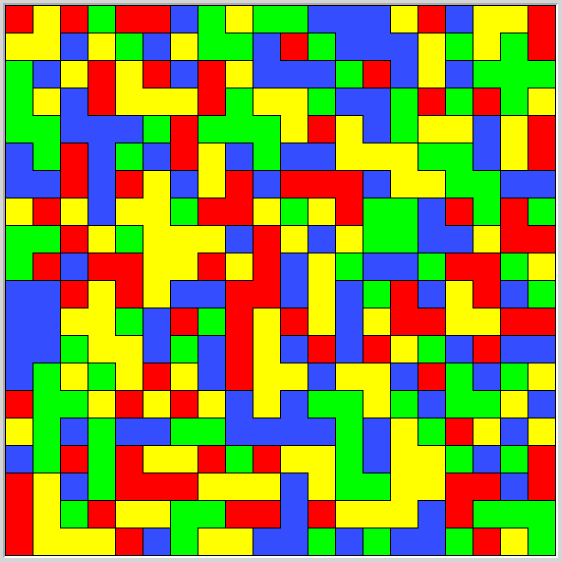
#> input picture src/puzzle_solver/puzzles/flood_it/parse_map/input_output/flood.html#20x20c4m0%23690338575695152.png, 1123 x 1124 px (shown at 1/2 size)
$ python parse_map.py
#> lines starting #> are read from the running program, lines starting #| are printed output that depends on the picture; after the words box and inside, x2 and y2 are one past the last pixel; in counts of white or black regions, pixels touching at a corner belong together
"""
    This file is a simple helper that parses the images from https://www.chiark.greenend.org.uk and converts them to a json file.
    Look at the ./input_output/ directory for examples of input images and output json files.
    The output json is used in the test_solve.py file to test the solver.
"""
# import json
from pathlib import Path
import numpy as np
cv = None
Image = None


def extract_lines(bw):
    # Create the images that will use to extract the horizontal and vertical lines
    horizontal = np.copy(bw)
    vertical = np.copy(bw)

    cols = horizontal.shape[1]
    horizontal_size = cols // 20
    # Create structure element for extracting horizontal lines through morphology operations
    horizontalStructure = cv.getStructuringElement(cv.MORPH_RECT, (horizontal_size, 1))
    horizontal = cv.erode(horizontal, horizontalStructure)
    horizontal = cv.dilate(horizontal, horizontalStructure)
    horizontal_means = np.mean(horizontal, axis=1)
    horizontal_cutoff = np.percentile(horizontal_means, 50)
    # location where the horizontal lines are
    horizontal_idx = np.where(horizontal_means > horizontal_cutoff)[0]
    # print(f"horizontal_idx: {horizontal_idx}")
    # height = len(horizontal_idx)
    # show_wait_destroy("horizontal", horizontal)  # this has the horizontal lines

    rows = vertical.shape[0]
    verticalsize = rows // 20
    # Create structure element for extracting vertical lines through morphology operations
    verticalStructure = cv.getStructuringElement(cv.MORPH_RECT, (1, verticalsize))
    vertical = cv.erode(vertical, verticalStructure)
    vertical = cv.dilate(vertical, verticalStructure)
    vertical_means = np.mean(vertical, axis=0)
    vertical_cutoff = np.percentile(vertical_means, 50)
    vertical_idx = np.where(vertical_means > vertical_cutoff)[0]
    # [5 lines of commented-out code are left out]

    vertical = cv.bitwise_not(vertical)
    # show_wait_destroy("vertical_bit", vertical)

    return horizontal_idx, vertical_idx

# [5 lines left out: function show_wait_destroy, not called in this run]


def mean_consecutives(arr: np.ndarray) -> np.ndarray:
    """if a sequence of values is consecutive, then average the values"""
    sums = []
    counts = []
    for i in range(len(arr)):
        if i == 0:
            sums.append(arr[i])
            counts.append(1)
        elif arr[i] == arr[i-1] + 1:
            sums[-1] += arr[i]
            counts[-1] += 1
        else:
            sums.append(arr[i])
            counts.append(1)
    return np.array(sums) // np.array(counts)

def main(image):
    global Image
    global cv
    import matplotlib.pyplot as plt
    from PIL import Image as Image_module
    import cv2 as cv_module
    Image = Image_module
    cv = cv_module


    image_path = Path(image)
    output_path = image_path.parent / (image_path.stem + '.json')
    src = cv.imread(image, cv.IMREAD_COLOR)
#> src is the input picture: shape (1124, 1123, 3); mean B, G, R 68.2, 145.4, 136.8
    assert src is not None, f'Error opening image: {image}'
    if len(src.shape) != 2:
        gray = cv.cvtColor(src, cv.COLOR_BGR2GRAY)
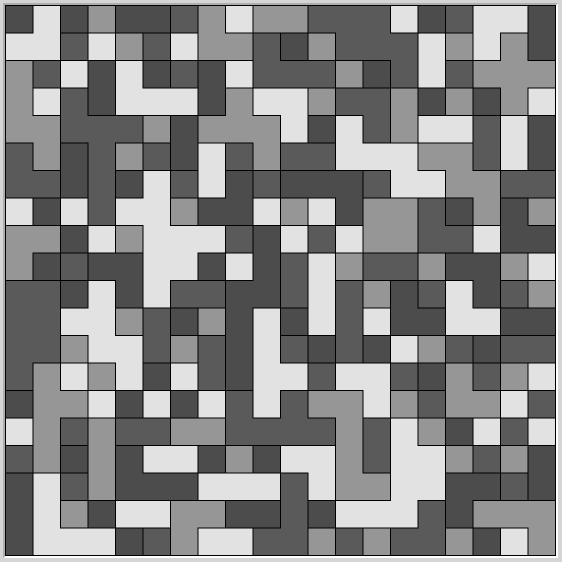
#> gray: shape (1124, 1123) (shown at 1/2 size); min 0, max 255, mean 134.2
    else:
        gray = src
    # now the image is in grayscale

    # Apply adaptiveThreshold at the bitwise_not of gray, notice the ~ symbol
    gray = cv.bitwise_not(gray)
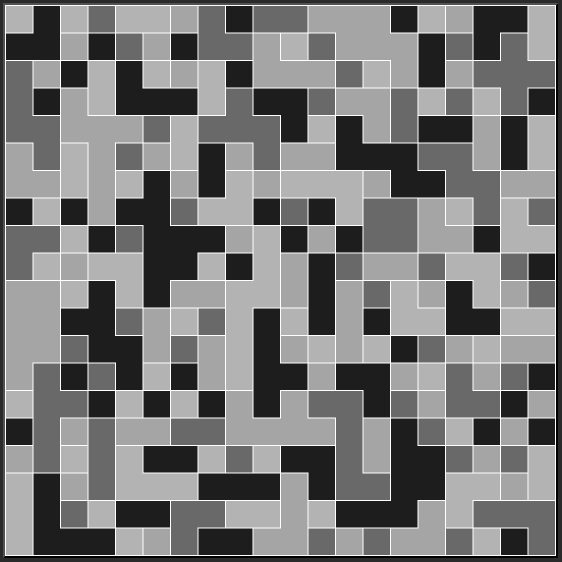
#> gray: shape (1124, 1123) (shown at 1/2 size); min 0, max 255, mean 120.8
    bw = cv.adaptiveThreshold(gray.copy(), 255, cv.ADAPTIVE_THRESH_MEAN_C, \
                                cv.THRESH_BINARY, 15, -2)
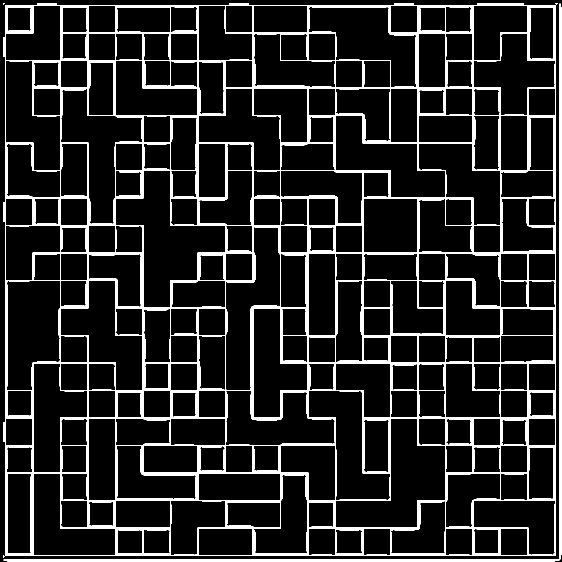
#> bw: shape (1124, 1123) (shown at 1/2 size); 12.2% white; 5 white regions (3 under 20 px), largest, box (x1, y1, x2, y2) and area: (6, 6, 1112, 1112) 144827, (7, 7, 1123, 1123) 8868
    # show_wait_destroy("binary", bw)

    # show_wait_destroy("src", src)
    horizontal_idx, vertical_idx = extract_lines(bw)
#> in extract_lines, `horizontal = cv.erode(horizontal, horizontalStructure)`:
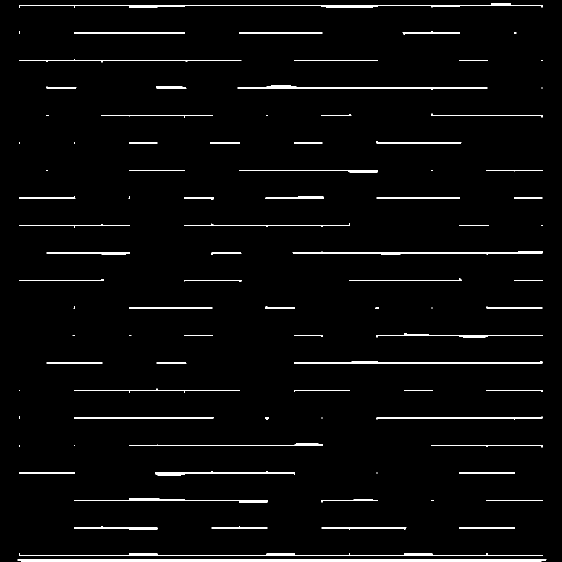
#> horizontal: shape (1124, 1123) (shown at 1/2 size); 2.7% white; 89 white regions (24 under 20 px), largest, box (x1, y1, x2, y2) and area: (35, 1119, 1093, 1123) 4209, (38, 6, 1085, 16) 2912, (38, 1106, 1085, 1112) 2713
#> in extract_lines, `horizontal = cv.dilate(horizontal, horizontalStructure)`:
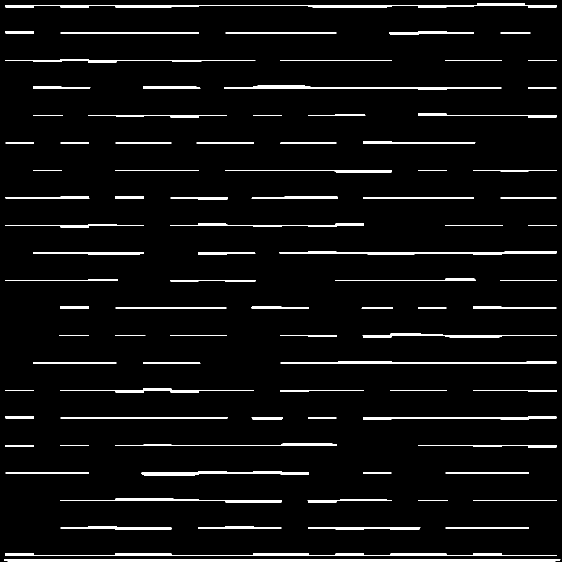
#> horizontal: shape (1124, 1123) (shown at 1/2 size); 4.5% white; 89 white regions, largest, box (x1, y1, x2, y2) and area: (8, 1119, 1121, 1123) 4429, (11, 6, 1113, 16) 4287, (11, 1106, 1113, 1112) 4088
#> in extract_lines, `horizontal_means = np.mean(horizontal, axis=1)`: horizontal_means = 1124 values, max 252.7 at index 1119, min 0 at index 0, mean 11.6
#> in extract_lines, `horizontal_cutoff = np.percentile(horizontal_means, 50)`: horizontal_cutoff = 0
#> in extract_lines, `horizontal_idx = np.where(horizontal_means > horizontal_cutoff)[0]`: horizontal_idx = 163 values from 6 to 1122
#> in extract_lines, `vertical = cv.dilate(vertical, verticalStructure)`:
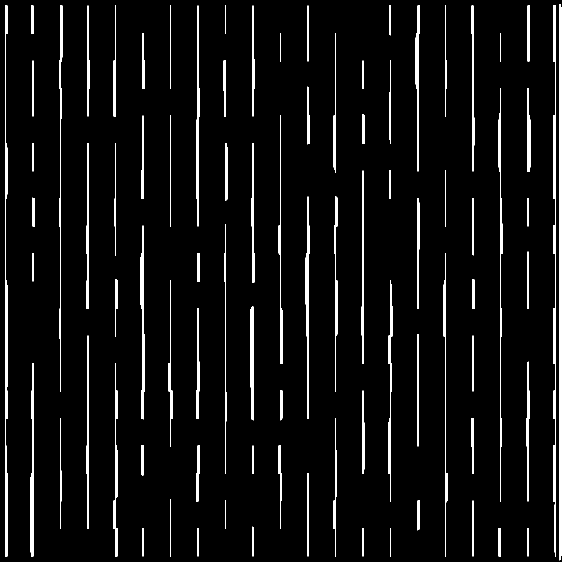
#> vertical: shape (1124, 1123) (shown at 1/2 size); 5.1% white; 85 white regions, largest, box (x1, y1, x2, y2) and area: (1106, 11, 1112, 1113) 4695, (1119, 8, 1123, 1121) 4429, (10, 11, 16, 1113) 4208
#> in extract_lines, `vertical_means = np.mean(vertical, axis=0)`: vertical_means = 1123 values, max 252.5 at index 1119, min 0 at index 0, mean 13.01
#> in extract_lines, `vertical_cutoff = np.percentile(vertical_means, 50)`: vertical_cutoff = 0
#> in extract_lines, `vertical_idx = np.where(vertical_means > vertical_cutoff)[0]`: vertical_idx = 174 values from 10 to 1122
#> in extract_lines, `vertical = cv.bitwise_not(vertical)`:
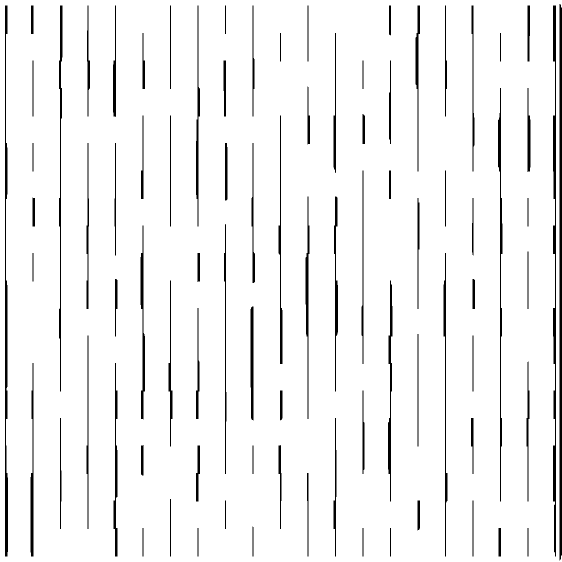
#> vertical: shape (1124, 1123) (shown at 1/2 size); 94.9% white; 85 black regions, largest, box (x1, y1, x2, y2) and area: (1106, 11, 1112, 1113) 4695, (1119, 8, 1123, 1121) 4429, (10, 11, 16, 1113) 4208
#> horizontal_idx = 163 values from 6 to 1122; vertical_idx = 174 values from 10 to 1122
    horizontal_idx = mean_consecutives(horizontal_idx)
#> after the loop in mean_consecutives, `for i in range(len(arr)):`: counts = [10, 7, 7, 9, 8, 6, 5, 8, 8, 8, 7, 5, 8, 6, 8, 7, 9, 9, 10, 8, 6, 4]; sums = [105, 455, 847, 1575, 1844, 1707, 1710, 3164, 3604, 4044, 3920, 3070, 5364, 4347, 6244, 5845, 8010, 8514, 10005, 8444, 6651, 4482]
#> horizontal_idx = 22 values from 10 to 1120
    vertical_idx = mean_consecutives(vertical_idx)
#> vertical_idx = 22 values from 12 to 1120
    median_vertical_dist = np.median(np.diff(vertical_idx))
#> median_vertical_dist = 55
    median_horizontal_dist = np.median(np.diff(horizontal_idx))
#> median_horizontal_dist = 55
    print(f"median_vertical_dist: {median_vertical_dist}, median_horizontal_dist: {median_horizontal_dist}")
#| median_vertical_dist: 55.0, median_horizontal_dist: 55.0
    height = len(horizontal_idx)
#> height = 22
    width = len(vertical_idx)
#> width = 22
    print(f"height: {height}, width: {width}")
#| height: 22, width: 22
    print(f"horizontal_idx: {horizontal_idx}")
#| horizontal_idx: [  10   65  121  175  230  284  342  395  450  505  560  614  670  724
#|   780  835  890  946 1000 1055 1108 1120]
    print(f"vertical_idx: {vertical_idx}")
#| vertical_idx: [  12   65  121  176  230  285  340  395  450  505  560  615  671  726
#|   780  835  890  945 1000 1056 1108 1120]
    output_rgb = {}
    j_idx = 0
    for j in range(height - 1):
        i_idx = 0
        for i in range(width - 1):
            hidx1, hidx2 = horizontal_idx[j], horizontal_idx[j+1]
            vidx1, vidx2 = vertical_idx[i], vertical_idx[i+1]
            hidx1 = max(0, hidx1 - 2)
            hidx2 = min(src.shape[0], hidx2 + 4)
            vidx1 = max(0, vidx1 - 2)
            vidx2 = min(src.shape[1], vidx2 + 4)
            if (hidx2 - hidx1) < median_horizontal_dist * 0.5 or (vidx2 - vidx1) < median_vertical_dist * 0.5:
                continue
            cell = src[hidx1:hidx2, vidx1:vidx2]
            mid_x = cell.shape[1] // 2
            mid_y = cell.shape[0] // 2
            print(f"mid_x: {mid_x}, mid_y: {mid_y}")
            cell_50_percent = cell[int(mid_y*0.5):int(mid_y*1.5), int(mid_x*0.5):int(mid_x*1.5)]
            # show_wait_destroy(f"cell_{i_idx}_{j_idx}", cell_50_percent)
            output_rgb[j_idx, i_idx] = cell_50_percent.mean(axis=(0, 1))
            print(f"output_rgb[{j_idx}, {i_idx}]: {output_rgb[j_idx, i_idx]}")
            i_idx += 1
        j_idx += 1
#> after the loop, j_idx = 21; output_rgb = 400 items

    colors_to_cluster = cluster_colors(output_rgb)
#> the loop in cluster_colors, `for pos, color in rgb.items():` made 400 passes
#> (pos, color) on passes 2 to 4: ((0, 1), (0, 255, 255)), ((0, 2), (0, 0, 255)), ((0, 3), (0, 255, 0))
#> after the loop in cluster_colors, `for pos, color in rgb.items():`: colors_to_cluster = 10 items
#> in cluster_colors, `pos_to_cluster = {pos: colors_to_cluster[tuple(color)] for pos, color ..`: pos_to_cluster = 400 items
#> colors_to_cluster = 400 items
    width = max(pos[1] for pos in output_rgb.keys()) + 1
#> width = 20
    height = max(pos[0] for pos in output_rgb.keys()) + 1
#> height = 20
    out = np.zeros((height, width), dtype=object)
    print(colors_to_cluster)
    for pos, cluster_id in colors_to_cluster.items():
        out[pos[0], pos[1]] = cluster_id
#> this loop made 400 passes
#> (pos, cluster_id) on passes 1 to 3: ((0, 0), 'Red'), ((0, 1), 'Yellow'), ((0, 2), 'Red')
    print('Shape of out:', out.shape)

    with open(output_path, 'w') as f:
        f.write('[\n')
        for i, row in enumerate(out):
            f.write('  ' + str(row.tolist()).replace("'", '"'))
            if i != len(out) - 1:
                f.write(',')
            f.write('\n')
#> this loop made 20 passes
        f.write(']')
    print('output json: ', output_path)

def euclidean_distance(a: tuple[int, int, int], b: tuple[int, int, int]) -> int:
    return ((a[0] - b[0]) ** 2 + (a[1] - b[1]) ** 2 + (a[2] - b[2]) ** 2) ** 0.5

KNOWN_COLORS = {
    (0, 0, 255): 'Red',
    (0, 255, 0): 'Green',
    (255, 77, 51): 'Blue',
    (0, 255, 255): 'Yellow',
    (255, 153, 255): 'Pink',
    (0, 128, 255): 'Orange',
    (255, 204, 102): 'Cyan',
    (179, 255, 179): 'Washed Green',
    (77, 77, 128): 'Brown',
    (179, 0, 128): 'Purple',
}

def cluster_colors(rgb: dict[tuple[int, int], tuple[int, int, int]]) -> dict[tuple[int, int, int], int]:
    MIN_DIST = 10  # if distance between two colors is less than this, then they are the same color
    colors_to_cluster = KNOWN_COLORS.copy()
    for pos, color in rgb.items():
        color = tuple(color)
        if color in colors_to_cluster:
            continue
        for existing_color, existing_cluster_id in colors_to_cluster.items():
            if euclidean_distance(color, existing_color) < MIN_DIST:
                colors_to_cluster[color] = existing_cluster_id
                break
        else:
            new_name = str(', '.join(str(int(c)) for c in color))
            print('WARNING: new color found:', new_name, 'at pos:', pos)
            colors_to_cluster[color] = new_name
    pos_to_cluster = {pos: colors_to_cluster[tuple(color)] for pos, color in rgb.items()}
    return pos_to_cluster


if __name__ == '__main__':
    # to run this script and visualize the output, in the root run:
    #  python .\src\puzzle_solver\puzzles\flood_it\parse_map\parse_map.py | python .\src\puzzle_solver\utils\visualizer.py --read_stdin
    # main(Path(__file__).parent / 'input_output' / 'flood.html#12x12c10m5%23637467359431429.png')
    # main(Path(__file__).parent / 'input_output' / 'flood.html#12x12c6m5%23132018455881870.png')
    # main(Path(__file__).parent / 'input_output' / 'flood.html#12x12c6m0%23668276603006993.png')
    # main(Path(__file__).parent / 'input_output' / 'flood.html#20x20c8m0%23991967486182787.png')flood.html#20x20c4m0%23690338575695152
    main(Path(__file__).parent / 'input_output' / 'flood.html#20x20c4m0%23690338575695152.png')

$ run again, with src/puzzle_solver/puzzles/flood_it/parse_map/input_output/flood.html#12x12c10m5%23637467359431429.png copied over src/puzzle_solver/puzzles/flood_it/parse_map/input_output/flood.html#20x20c4m0%23690338575695152.png
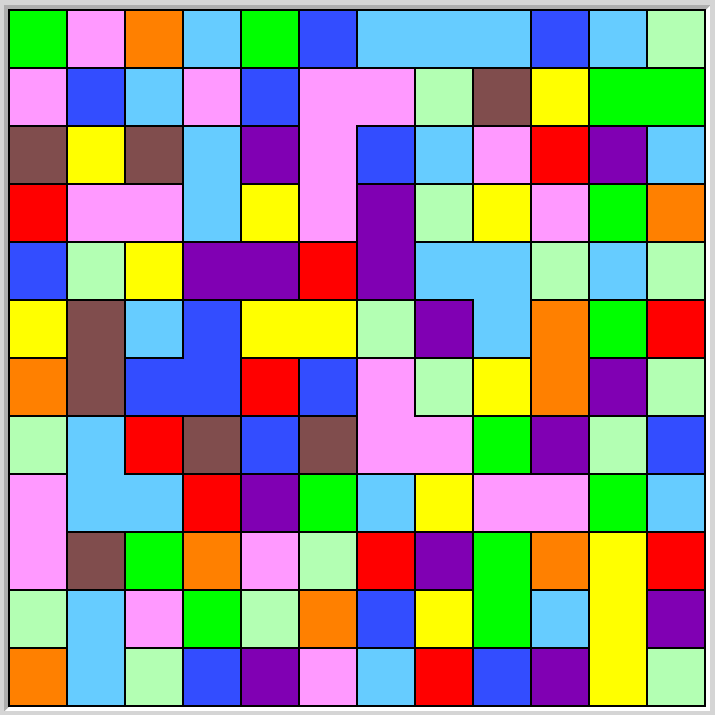
#> input picture src/puzzle_solver/puzzles/flood_it/parse_map/input_output/flood.html#12x12c10m5%23637467359431429.png, 715 x 715 px
#> in main, src is the input picture: shape (715, 715, 3); mean B, G, R 141.7, 145.9, 150
#> in main, `bw = cv.adaptiveThreshold(gray.copy(), 255, cv.ADAPTIVE_THRESH_MEAN_C,..`:
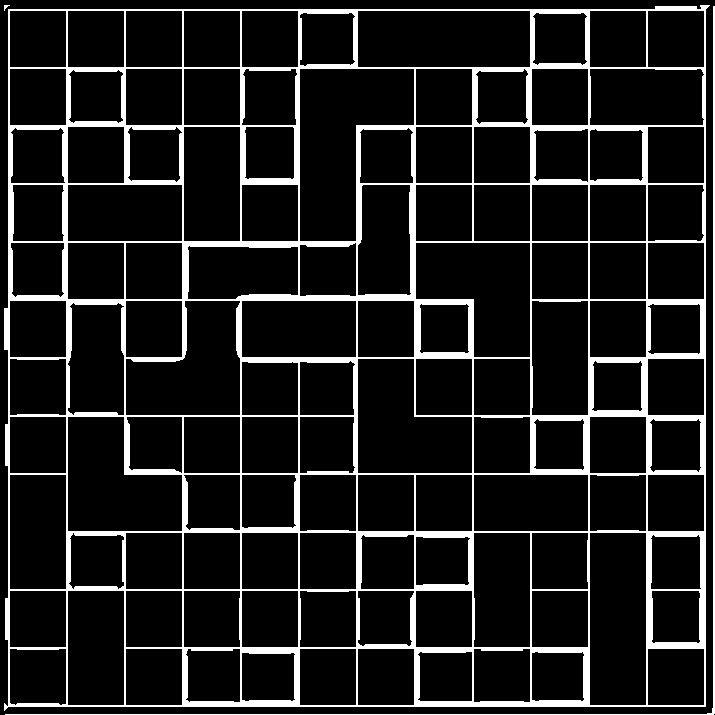
#> bw: shape (715, 715); 11.7% white; 3 white regions (1 under 20 px), largest, box (x1, y1, x2, y2) and area: (4, 5, 710, 711) 57829, (5, 6, 715, 715) 2136
#> horizontal_means = 715 values, max 252.9 at index 714, min 0 at index 0, mean 15.11
#> horizontal_cutoff = 0
#> in extract_lines, `horizontal_idx = np.where(horizontal_means > horizontal_cutoff)[0]`: horizontal_idx = 121 values from 6 to 714
#> in extract_lines, `vertical = cv.dilate(vertical, verticalStructure)`:
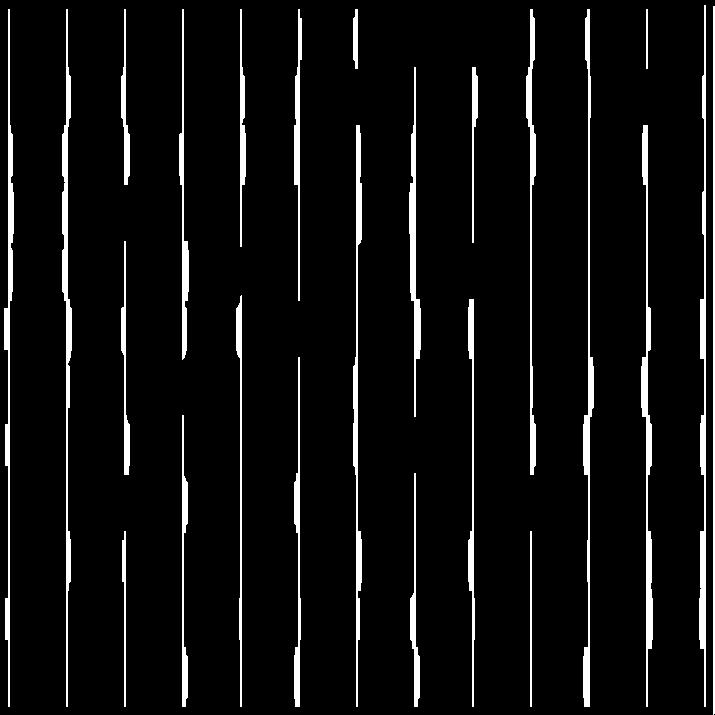
#> vertical: shape (715, 715); 6.1% white; 24 white regions, largest, box (x1, y1, x2, y2) and area: (62, 9, 72, 707) 2611, (699, 5, 706, 707) 2553, (641, 125, 653, 707) 2506
#> vertical_means = 715 values, max 252.9 at index 713, min 0 at index 0, mean 15.56
#> vertical_cutoff = 0
#> in extract_lines, `vertical_idx = np.where(vertical_means > vertical_cutoff)[0]`: vertical_idx = 130 values from 4 to 714
#> in main, `horizontal_idx, vertical_idx = extract_lines(bw)`: horizontal_idx = 121 values from 6 to 714; vertical_idx = 130 values from 4 to 714
#> the loop in mean_consecutives, `for i in range(len(arr)):` made 121 passes
#> after the loop in mean_consecutives, `for i in range(len(arr)):`: counts = [8, 9, 10, 7, 8, 11, 11, 11, 7, 11, 8, 12, 7, 1]; sums = [76, 603, 1255, 1267, 1948, 3289, 3927, 4565, 3304, 5852, 4700, 7770, 4921, 714]
#> in main, `horizontal_idx = mean_consecutives(horizontal_idx)`: horizontal_idx = [9, 67, 125, 181, 243, 299, 357, 415, 472, 532, 587, 647, 703, 714]
#> the loop in mean_consecutives (call 2), `for i in range(len(arr)):` made 130 passes
#> in main, `vertical_idx = mean_consecutives(vertical_idx)`: vertical_idx = [8, 66, 125, 183, 240, 297, 357, 414, 472, 530, 588, 646, 702, 713]
#> median_vertical_dist = 58
#| median_vertical_dist: 58.0, median_horizontal_dist: 58.0
#> in main, `height = len(horizontal_idx)`: height = 14
#| height: 14, width: 14
#| horizontal_idx: [  9  67 125 181 243 299 357 415 472 532 587 647 703 714]
#| vertical_idx: [  8  66 125 183 240 297 357 414 472 530 588 646 702 713]
#> after the loop in main, `for j in range(height - 1):`: j_idx = 13; output_rgb = 144 items
#> the loop in cluster_colors, `for pos, color in rgb.items():` made 144 passes
#> (pos, color) on passes 1 to 8: ((0, 0), (0, 255, 0)), ((0, 1), (255, 153, 255)), ((0, 2), (0, 128, 255)), ((0, 3), (255, 204, 102)), ((0, 4), (0, 255, 0)), ((0, 5), (255, 77, 51)), ((0, 6), (255, 204, 102)), ((0, 7), (255, 204, 102))
#> after the loop in cluster_colors, `for pos, color in rgb.items():`: colors_to_cluster = 10 items
#> pos_to_cluster = 144 items
#> in main, `width = max(pos[1] for pos in output_rgb.keys()) + 1`: width = 12
#> the loop in main, `for pos, cluster_id in colors_to_cluster.items():` made 144 passes
#> (pos, cluster_id) on passes 1 to 8: ((0, 0), 'Green'), ((0, 1), 'Pink'), ((0, 2), 'Orange'), ((0, 3), 'Cyan'), ((0, 4), 'Green'), ((0, 5), 'Blue'), ((0, 6), 'Cyan'), ((0, 7), 'Cyan')
#> the loop in main, `for i, row in enumerate(out):` made 12 passes
